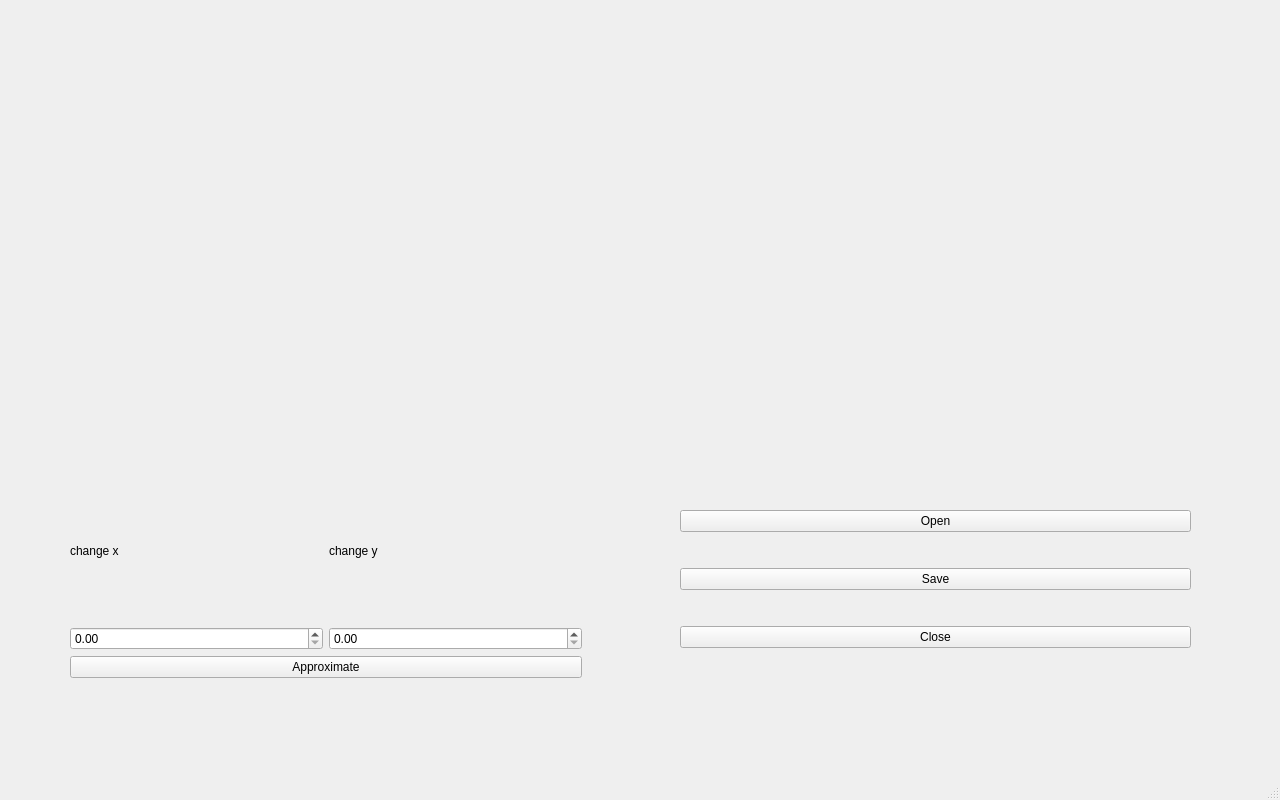
<?xml version="1.0" encoding="UTF-8"?>
<ui version="4.0">
 <class>MainWindow</class>
 <widget class="QMainWindow" name="MainWindow">
  <property name="geometry">
   <rect>
    <x>0</x>
    <y>0</y>
    <width>1280</width>
    <height>800</height>
   </rect>
  </property>
  <property name="windowTitle">
   <string>MainWindow</string>
  </property>
  <widget class="QWidget" name="centralwidget">
   <widget class="QWidget" name="widget" native="true">
    <property name="geometry">
     <rect>
      <x>20</x>
      <y>60</y>
      <width>601</width>
      <height>331</height>
     </rect>
    </property>
   </widget>
   <widget class="QWidget" name="widget_2" native="true">
    <property name="geometry">
     <rect>
      <x>630</x>
      <y>60</y>
      <width>601</width>
      <height>331</height>
     </rect>
    </property>
   </widget>
   <widget class="QWidget" name="verticalLayoutWidget_3">
    <property name="geometry">
     <rect>
      <x>70</x>
      <y>480</y>
      <width>512</width>
      <height>198</height>
     </rect>
    </property>
    <layout class="QVBoxLayout" name="verticalLayout_4">
     <item>
      <layout class="QHBoxLayout" name="horizontalLayout_4">
       <item>
        <widget class="QLabel" name="label_3">
         <property name="text">
          <string>change x</string>
         </property>
        </widget>
       </item>
       <item>
        <widget class="QLabel" name="label_4">
         <property name="text">
          <string>change y</string>
         </property>
        </widget>
       </item>
      </layout>
     </item>
     <item>
      <layout class="QHBoxLayout" name="horizontalLayout_5">
       <item>
        <widget class="QDoubleSpinBox" name="doubleSpinBox_3"/>
       </item>
       <item>
        <widget class="QDoubleSpinBox" name="doubleSpinBox_4"/>
       </item>
      </layout>
     </item>
     <item>
      <widget class="QPushButton" name="pushButton_5">
       <property name="text">
        <string>Approximate</string>
       </property>
      </widget>
     </item>
    </layout>
   </widget>
   <widget class="QWidget" name="verticalLayoutWidget_4">
    <property name="geometry">
     <rect>
      <x>680</x>
      <y>480</y>
      <width>511</width>
      <height>198</height>
     </rect>
    </property>
    <layout class="QVBoxLayout" name="verticalLayout_5">
     <item>
      <widget class="QPushButton" name="open_button_2">
       <property name="text">
        <string>Open</string>
       </property>
      </widget>
     </item>
     <item>
      <widget class="QPushButton" name="save_button_2">
       <property name="text">
        <string>Save</string>
       </property>
      </widget>
     </item>
     <item>
      <widget class="QPushButton" name="close_button_2">
       <property name="text">
        <string>Close</string>
       </property>
      </widget>
     </item>
    </layout>
   </widget>
  </widget>
  <widget class="QMenuBar" name="menubar">
   <property name="geometry">
    <rect>
     <x>0</x>
     <y>0</y>
     <width>1280</width>
     <height>30</height>
    </rect>
   </property>
  </widget>
  <widget class="QStatusBar" name="statusbar"/>
 </widget>
 <resources/>
 <connections/>
</ui>
